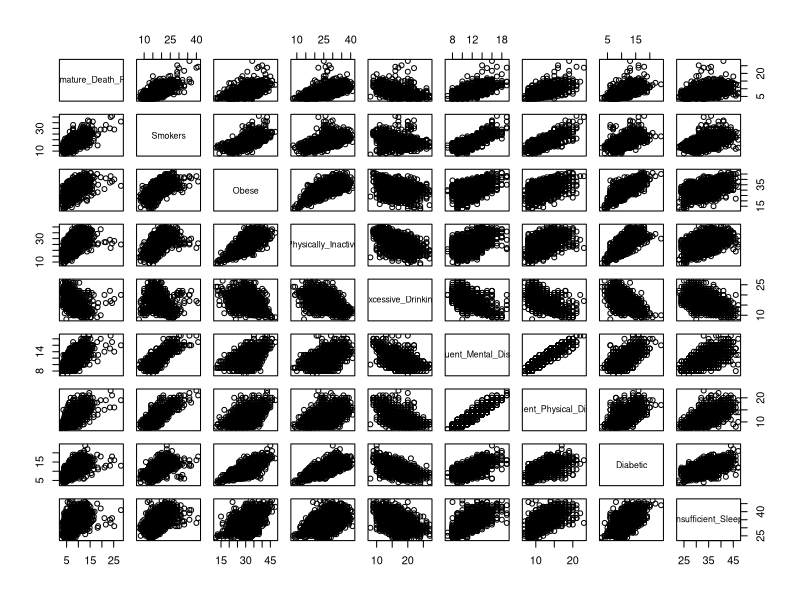
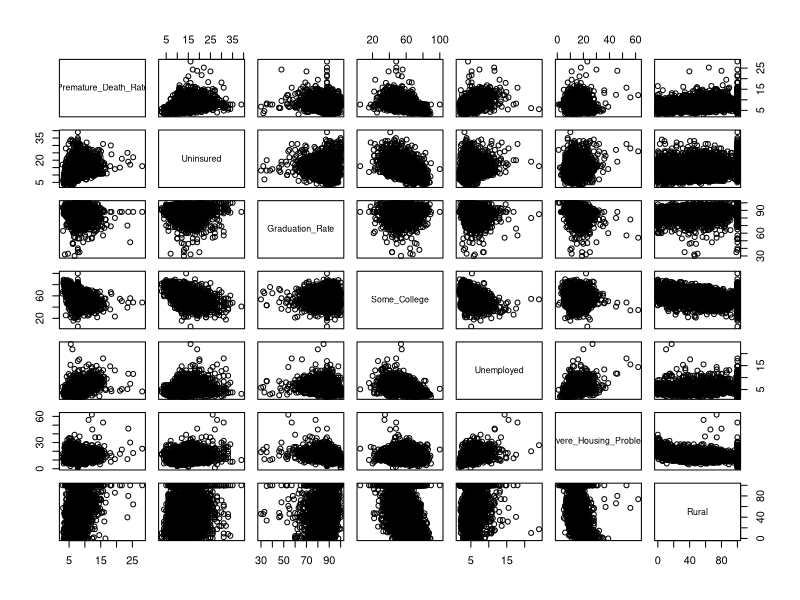
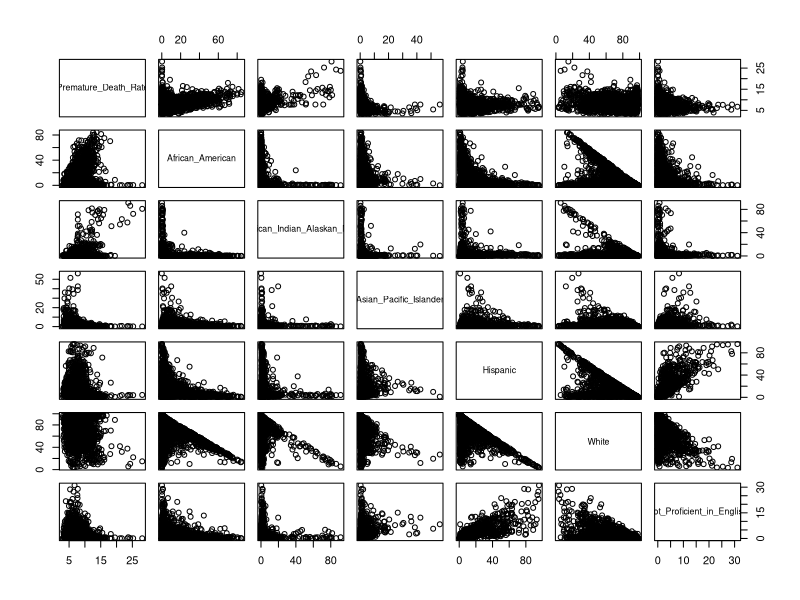
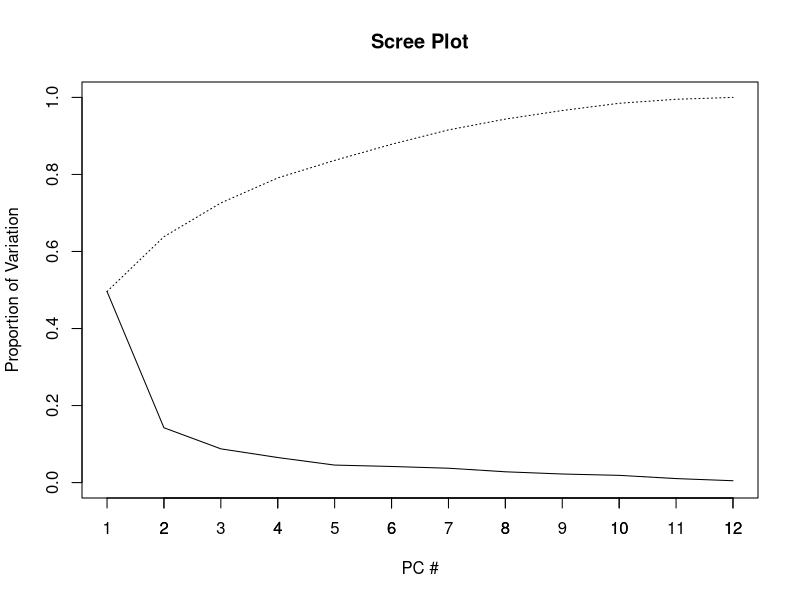

Recreate these plots in R, in order. (Note: this script raises an error after producing the figures.)
## ---- chunk 1
knitr::opts_chunk$set(echo = TRUE)

library(Hmisc)
## ---- chunk 2
# import health data
data = read.csv("./Data/CHR_Data.csv")

# show data summary to identify variables with missing data
summary(data)

# impute variables with their medians, prefer medians in the event there is any skew
data$Premature_Death_Rate <- with(data,impute(Premature_Death_Rate,median))
data$Unemployed <- with(data,impute(Unemployed,median))
data$Uninsured <- with(data,impute(Uninsured,median))
data$Graduation_Rate <- with(data,impute(Graduation_Rate))

# rescale Premature_Death_Rate so min value = 2.947 vs 2947, just a preference so it's not scaled so diff from predictors
data$Premature_Death_Rate <- data$Premature_Death_Rate/1000

# scatter matrices
pairs(data[,4:12])        # personal physical conditions
pairs(data[,c(4,13:18)])  # education, living
pairs(data[,c(4,19:24)])  # race, language

# add non-white variable
data$NonWhite <- 100-data$White

# create Obese Binary Classification
data$Obese_Class <- 1
data[data$Obese < 30, "Obese_Class"] <- 0
## ---- chunk 3
data2 <- data[,4:24]
cov(data2)
sum(diag(cov(data2))) # total variance
## ---- chunk 4
# create Obese Binary Classification
data$Obese_Class <- 1
data[data$Obese < 30, "Obese_Class"] <- 0
## ---- chunk 5
# PCA
dat.x <- data[,5:17] # remove race variables
dat.x <- dat.x[,-2]  # remove original obese variable since it's the binary explanatory variable
dat.y <- as.factor(as.character(data[,26]))
pc.result<-prcomp(dat.x,scale.=TRUE)
pc.scores<-pc.result$x
pc.scores<-data.frame(pc.scores)
pc.scores$Obese<-dat.y

#Loadings for interpretation
pc.result$rotation
## ---- chunk 6
#Scree plot
pc.eigen<-(pc.result$sdev)^2
pc.prop<-pc.eigen/sum(pc.eigen)
pc.cumprop<-cumsum(pc.prop)
plot(1:12,pc.prop,type="l",main="Scree Plot",ylim=c(0,1),xlab="PC #",ylab="Proportion of Variation")
axis(1, seq(1,12,1))
lines(1:12,pc.cumprop,lty=3)
## ---- chunk 7

#Use ggplot2 to plot pc's
ggplot(data = pc.scores, aes(x = PC1, y = PC2)) +
    geom_point(aes(col=Obese), size=1)+
  geom_hline(yintercept = 0, colour = "gray65") +
    geom_vline(xintercept = 0, colour = "gray65") +
    ggtitle("PCA plot of Health Data")

ggplot(data = pc.scores, aes(x = PC1, y = PC3)) +
  geom_point(aes(col=Obese), size=1)+
  geom_hline(yintercept = 0, colour = "gray65") +
  geom_vline(xintercept = 0, colour = "gray65") +
  ggtitle("PCA plot of Health Data")

ggplot(data = pc.scores, aes(x = PC1, y = PC4)) +
    geom_point(aes(col=Obese), size=1)+
  geom_hline(yintercept = 0, colour = "gray65") +
    geom_vline(xintercept = 0, colour = "gray65") +
    ggtitle("PCA plot of Health Data")

ggplot(data = pc.scores, aes(x = PC1, y = PC5)) +
    geom_point(aes(col=Obese), size=1)+
  geom_hline(yintercept = 0, colour = "gray65") +
    geom_vline(xintercept = 0, colour = "gray65") +
    ggtitle("PCA plot of Health Data")

ggplot(data = pc.scores, aes(x = PC1, y = PC6)) +
    geom_point(aes(col=Obese), size=1)+
  geom_hline(yintercept = 0, colour = "gray65") +
    geom_vline(xintercept = 0, colour = "gray65") +
    ggtitle("PCA plot of Health Data")

ggplot(data = pc.scores, aes(x = PC1, y = PC7)) +
    geom_point(aes(col=Obese), size=1)+
  geom_hline(yintercept = 0, colour = "gray65") +
    geom_vline(xintercept = 0, colour = "gray65") +
    ggtitle("PCA plot of Health Data")

ggplot(data = pc.scores, aes(x = PC1, y = PC8)) +
  geom_point(aes(col=Obese), size=1)+
  geom_hline(yintercept = 0, colour = "gray65") +
  geom_vline(xintercept = 0, colour = "gray65") +
  ggtitle("PCA plot of Health Data")

ggplot(data = pc.scores, aes(x = PC1, y = PC9)) +
    geom_point(aes(col=Obese), size=1)+
  geom_hline(yintercept = 0, colour = "gray65") +
    geom_vline(xintercept = 0, colour = "gray65") +
    ggtitle("PCA plot of Health Data")

ggplot(data = pc.scores, aes(x = PC1, y = PC10)) +
    geom_point(aes(col=Obese), size=1)+
  geom_hline(yintercept = 0, colour = "gray65") +
    geom_vline(xintercept = 0, colour = "gray65") +
    ggtitle("PCA plot of Health Data")

ggplot(data = pc.scores, aes(x = PC1, y = PC11)) +
    geom_point(aes(col=Obese), size=1)+
  geom_hline(yintercept = 0, colour = "gray65") +
    geom_vline(xintercept = 0, colour = "gray65") +
    ggtitle("PCA plot of Health Data")

ggplot(data = pc.scores, aes(x = PC1, y = PC12)) +
    geom_point(aes(col=Obese), size=1)+
  geom_hline(yintercept = 0, colour = "gray65") +
    geom_vline(xintercept = 0, colour = "gray65") +
    ggtitle("PCA plot of Health Data")
